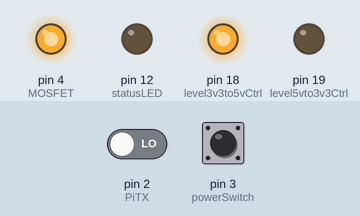
This sketch was run on a simulated Arduino Uno, built with avr-gcc and run on an emulated ATmega328P. On the bench: output pins drawn as LEDs (lit = HIGH). The test bench sets the inputs (shaded band); at power-on: pin 3 (powerSwitch) HIGH, pin 2 (PiTX) LOW. What the sketch prints to the serial monitor is not drawn.

Above: at 3.2 s.
3.3 s: pin 3 (powerSwitch) pulled LOW for 0.15 s
At 4.4 s:
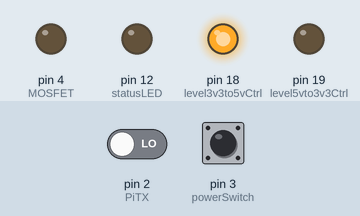
At 24.4 s:
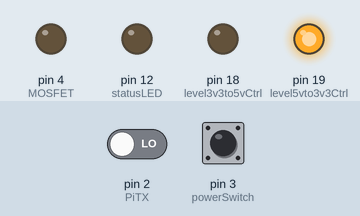
Timing chart, 0 to 36.3 s (numbered marks = the images above; inputs shaded):
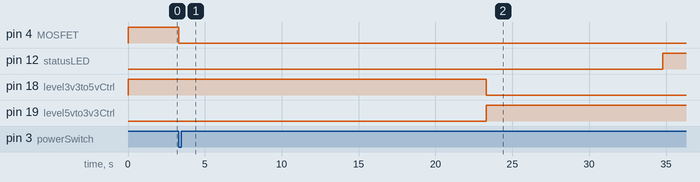

The sketch:

powermanagement.ino
```cpp
const int PiTX = 2;
const int MOSFET = 4;
const int statusLED = 12;
const int level3v3to5vCtrl = 18;
const int level5vto3v3Ctrl = 19;
const int powerSwitch = 3;


int PowerState = 0; //assume power is off
int MOSFET_State = 0;//start with MOSFET Disabled
int Invert_MOSFET_Out = 1;//Drive P-Channel MOSFETs low to turn on. set to 1 to invert MOSFET control output. Else, 0 to make "On" Logic 1.
int i =0;


void setup()
{
  Serial.begin(115200);

  pinMode(powerSwitch, INPUT);//Set Power Switch Pin as input
  digitalWrite(powerSwitch, HIGH); //Turns on internal Pullup Resistor. Drive Pin low to turn on power.

  pinMode(statusLED,OUTPUT);
  digitalWrite(statusLED, LOW);

  pinMode(PiTX, INPUT);//Set Pi's TX output Pin as input. If pin is driven low, then the Pi should have successfully shut down.

  pinMode(MOSFET, OUTPUT);//Set MOSFET Control as an output

  //Control level translation chips. Default is to have chips in high impedence. When system is on, chips are enabled.
  pinMode(level3v3to5vCtrl, OUTPUT);
  pinMode(level5vto3v3Ctrl, OUTPUT);

  turnLevelShiftersOff();//Make sure level translators are off


  turnMOSFEToff(Invert_MOSFET_Out); //Turn off MOSFET
}

void loop()
{

  if (PowerState == 0) // If power is Off
   {
   if ( powerSwitchOn() ) //AND power Switch is On
     turnMOSFETon(Invert_MOSFET_Out); //Turn On System Power
   }
  else if ( (PowerState == 1) && (powerSwitchOn() == 0) )//If Power Is On, but Power Switch is off...
  {
    PowerOffViaSerial();//Send Pi commands to Power Off via serial connection
    delay(5000);//Wait for system to power down

    i = 10;
    while(i>0)
    {
      if (isPiOn() == 0 )//check to see if Pi has safely shut down
      {
       digitalWrite(statusLED,HIGH);
       delay(3000);
       digitalWrite(statusLED,LOW);
       i=0;
      }
      else//If Pi is STILL on..wait
      {
       delay(5000);
       i--;

       if(i == 4)
        PowerOffViaSerial();//Try to power off via serial once more
      }
    }

    turnMOSFEToff(Invert_MOSFET_Out);

  }

}


int powerSwitchOn(){
 if (digitalRead(powerSwitch) == 0 )
  return 1;
 else
  return 0;
 }


int PowerOffViaSerial()
{  /*
     // $: "exit"
     Serial.write("exit\n");
     //*<sleep 2>
    delay(2000);
    //<ctrl+c>
    Serial.print(0x03, BIN);

    */
     //*<sleep 2>
    delay(2000);
    //<username>
    Serial.write("powermanagement\n");
    //*<sleep 1>
    delay(2000);
    //<password>
    Serial.write("poweruser\n");
    //*<sleep 1>
    delay(2000);

    //$: "poweroff"
    Serial.write("sudo poweroff\n");
}

void turnMOSFETon(int invertOut)
{
      // turn Power on:
    MOSFET_State = 1;
    PowerState = 1;

    if(invertOut)
     digitalWrite(MOSFET, 0);
    else
     digitalWrite(MOSFET, MOSFET_State);

    delay(20000);

    turnLevelShiftersOn();
}

void turnMOSFEToff(int invertOut)
{
      // turn Power off:
    MOSFET_State = 0;
    PowerState = 0;

    turnLevelShiftersOff();

    if(invertOut)
     digitalWrite(MOSFET, 1);
    else
     digitalWrite(MOSFET, MOSFET_State);


    delay(2000);
}


int isPiOn()
{
 int j =0;
 for(j=0;j<10;j++)
 {
  if(digitalRead(PiTX) == HIGH)
   return(1);
  else
   delay(50);
 }

 return(0);
}

void turnLevelShiftersOff()
{

 digitalWrite(level3v3to5vCtrl,HIGH);
 digitalWrite(level5vto3v3Ctrl,LOW) ;
}


void turnLevelShiftersOn()
{
 digitalWrite(level3v3to5vCtrl,LOW);
 digitalWrite(level5vto3v3Ctrl,HIGH) ;
}
```

Measured:
- after the input at 3.3 s, pin 4 (MOSFET): HIGH → LOW at once; pin 12 (statusLED): LOW → HIGH after 31.5 s; pin 18 (level3v3to5vCtrl): HIGH → LOW after 20.0 s; pin 19 (level5vto3v3Ctrl): LOW → HIGH after 20.0 s
